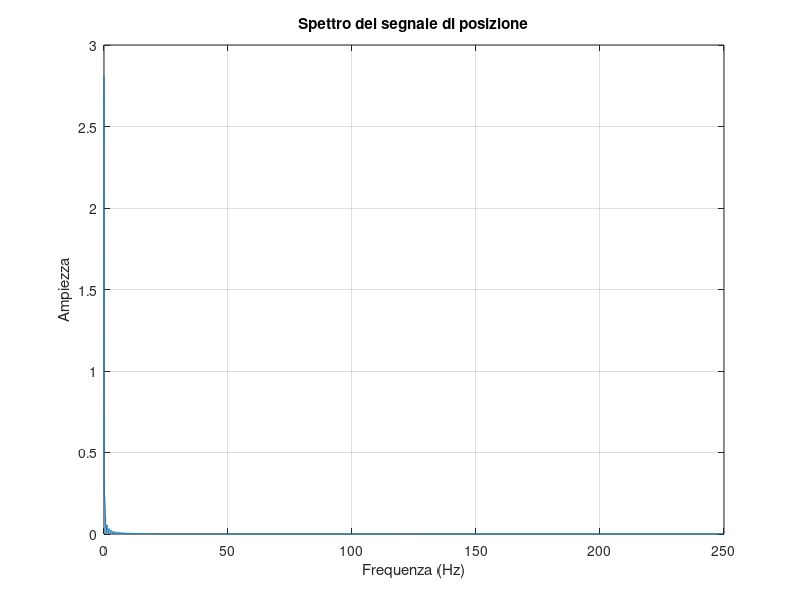

Recreate this plot in MATLAB. (Note: this script raises an error after producing the figure.)
close all
clc

addpath('function');


%data =load('C:\Users\riccardoorlandi\Desktop\univerita\5anno\2semsetre\AUTOMATION_LABORATORY\git_Automation-Lab\Poli per caso\code sys\data\Step Test\Step Test with ball\Test_21,3V.mat');
%load('C:\Users\Student\Desktop\Automation-Lab-main\Automation-Lab-main\PPC\data\Step Test\Step Test with ball\Test_21V.mat');
data = load("Test_23V.mat")
variabili = fieldnames(data);
nomeVariabile = variabili{1};
segnale = data.(nomeVariabile);


% Caricamento del segnale
tempo = segnale(1, :);        % Estrai gli istanti di tempo
posizione = segnale(2, :);     % Estrai la posizione
corrente = segnale(3,:);
input = [tempo',posizione'];
% Calcolo della frequenza di campionamento
dt = mean(diff(tempo));  % Intervallo di campionamento medio
fs = 1/dt;               % Frequenza di campionamento

% Calcolo della FFT
N = length(posizione);   % Numero di punti nel segnale
Y = fft(posizione);       % Trasformata di Fourier del segnale
f = (0:N-1)*(fs/N);       % Vettore delle frequenze

% Prendi solo la parte positiva dello spettro
P = abs(Y/N);             % Spettro normalizzato
f = f(1:floor(N/2));             % Frequenze positive
P = P(1:floor(N/2));             % Spettro positivo

% Plot dello spettro
figure;
plot(f, P);
title('Spettro del segnale di posizione');
xlabel('Frequenza (Hz)');
ylabel('Ampiezza');
xlim([0, fs/2]);          % Mostra solo frequenze positive
grid on;

m = 0.0657; % kg
km = Calcolo_Km(out.acc, 0.0657, 9.81, tempo, posizione, corrente);
figure
plot(tempo, km);

sym s 
sys = tf(s, s + 3);
figure();
bode(sys);
